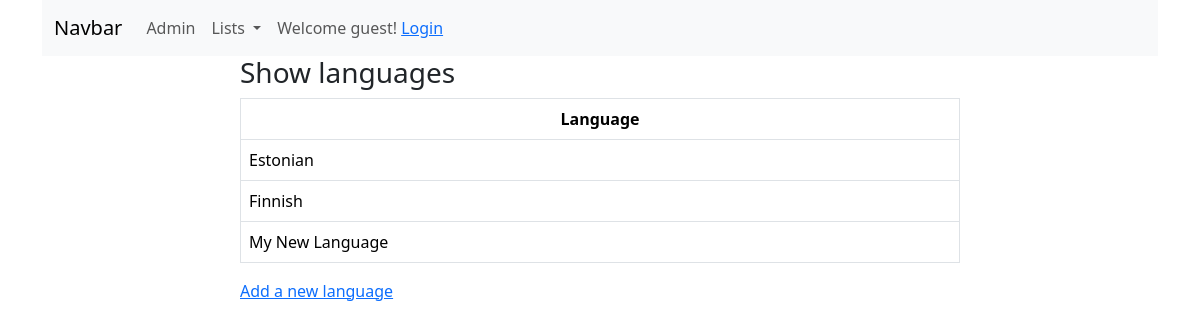
The app's page /booksapp/language_list/, older data.
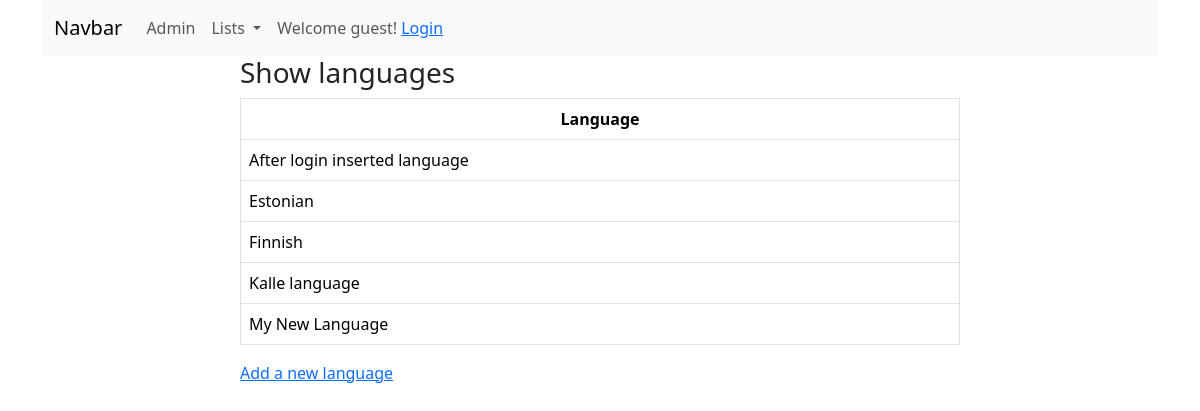
The same page, newer data.
### booksapp/models.py (models this page shows)
class Language(models.Model):
    language = models.CharField(max_length=50,
                                validators=[MinLengthValidator(3)])
    def __str__(self):
        return self.language

### booksapp/views.py (the view)
# urls.py: path('language_list/', views.LanguageListView.as_view(), name='language_list'),  # Language List View
class LanguageListView(ListView):
    model = Language
    queryset = Language.objects.order_by('language')

### booksapp/templates/booksapp/language_list.html (shortened to what this page needs)
{% extends 'base.html' %}
{% block content %}
	<div class="container">
        <div class="row">
            <div class="col-8 mx-auto">
                <h3>Show languages</h3>
                <table class="table table-bordered table-hover">
                    <thead>
                        <tr class="text-center">
                            <th>Language</th>
                        </tr>
                    </thead>
                    <tbody>
                        {% for language in object_list %}
                            <tr>
                                <td>{{ language }}</td>
                            </tr>
                        {% endfor %}
                    </tbody>
                </table>
                <a href="{% url 'booksapp:language_create' %}">Add a new language</a>
            </div>
        </div>
    </div>
{% endblock %}

Row changes from the older to the newer data that the page shows:
added Language: language "After login inserted language"
added Language: language "Kalle language"
